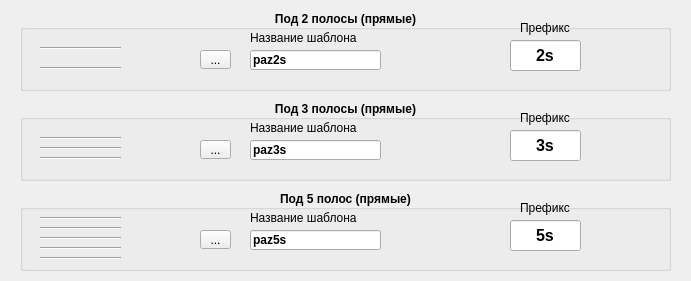
        <widget class="QWidget" name="page_pazpr">
         <property name="geometry">
          <rect>
           <x>0</x>
           <y>0</y>
           <width>691</width>
           <height>281</height>
          </rect>
         </property>
         <attribute name="icon">
          <iconset>
           <normaloff>ico/Icons8-Ios7-Editing-Line-Width.ico</normaloff>ico/Icons8-Ios7-Editing-Line-Width.ico</iconset>
         </attribute>
         <attribute name="label">
          <string>Настройки для вкладки Пазы прямые</string>
         </attribute>
         <widget class="QGroupBox" name="groupBox_11">
          <property name="geometry">
           <rect>
            <x>20</x>
            <y>10</y>
            <width>651</width>
            <height>81</height>
           </rect>
          </property>
          <property name="font">
           <font>
            <weight>75</weight>
            <bold>true</bold>
           </font>
          </property>
          <property name="title">
           <string>Под 2 полосы (прямые)</string>
          </property>
          <property name="alignment">
           <set>Qt::AlignCenter</set>
          </property>
          <widget class="QLineEdit" name="lineEdit_pazpr2_template">
           <property name="geometry">
            <rect>
             <x>230</x>
             <y>40</y>
             <width>131</width>
             <height>20</height>
            </rect>
           </property>
           <property name="text">
            <string>paz2s</string>
           </property>
          </widget>
          <widget class="QToolButton" name="toolButton_select_pazpr2_template">
           <property name="geometry">
            <rect>
             <x>180</x>
             <y>40</y>
             <width>31</width>
             <height>19</height>
            </rect>
           </property>
           <property name="font">
            <font>
             <weight>50</weight>
             <bold>false</bold>
            </font>
           </property>
           <property name="text">
            <string>...</string>
           </property>
          </widget>
          <widget class="QLineEdit" name="lineEdit_pazpr2_prefix">
           <property name="geometry">
            <rect>
             <x>490</x>
             <y>30</y>
             <width>71</width>
             <height>31</height>
            </rect>
           </property>
           <property name="font">
            <font>
             <pointsize>12</pointsize>
            </font>
           </property>
           <property name="text">
            <string>2s</string>
           </property>
           <property name="alignment">
            <set>Qt::AlignCenter</set>
           </property>
          </widget>
          <widget class="QLabel" name="label_27">
           <property name="geometry">
            <rect>
             <x>230</x>
             <y>20</y>
             <width>121</width>
             <height>16</height>
            </rect>
           </property>
           <property name="font">
            <font>
             <weight>50</weight>
             <bold>false</bold>
            </font>
           </property>
           <property name="text">
            <string>Название шаблона</string>
           </property>
          </widget>
          <widget class="QLabel" name="label_28">
           <property name="geometry">
            <rect>
             <x>500</x>
             <y>10</y>
             <width>61</width>
             <height>16</height>
            </rect>
           </property>
           <property name="font">
            <font>
             <weight>50</weight>
             <bold>false</bold>
            </font>
           </property>
           <property name="text">
            <string>Префикс</string>
           </property>
          </widget>
          <widget class="Line" name="line_6">
           <property name="geometry">
            <rect>
             <x>20</x>
             <y>30</y>
             <width>81</width>
             <height>16</height>
            </rect>
           </property>
           <property name="orientation">
            <enum>Qt::Horizontal</enum>
           </property>
          </widget>
          <widget class="Line" name="line_7">
           <property name="geometry">
            <rect>
             <x>20</x>
             <y>50</y>
             <width>81</width>
             <height>16</height>
            </rect>
           </property>
           <property name="orientation">
            <enum>Qt::Horizontal</enum>
           </property>
          </widget>
         </widget>
         <widget class="QGroupBox" name="groupBox_12">
          <property name="geometry">
           <rect>
            <x>20</x>
            <y>100</y>
            <width>651</width>
            <height>81</height>
           </rect>
          </property>
          <property name="font">
           <font>
            <weight>75</weight>
            <bold>true</bold>
           </font>
          </property>
          <property name="title">
           <string>Под 3 полосы (прямые)</string>
          </property>
          <property name="alignment">
           <set>Qt::AlignCenter</set>
          </property>
          <widget class="QLineEdit" name="lineEdit_pazpr3_template">
           <property name="geometry">
            <rect>
             <x>230</x>
             <y>40</y>
             <width>131</width>
             <height>20</height>
            </rect>
           </property>
           <property name="text">
            <string>paz3s</string>
           </property>
          </widget>
          <widget class="QToolButton" name="toolButton_select_pazpr3_template">
           <property name="geometry">
            <rect>
             <x>180</x>
             <y>40</y>
             <width>31</width>
             <height>19</height>
            </rect>
           </property>
           <property name="font">
            <font>
             <weight>50</weight>
             <bold>false</bold>
            </font>
           </property>
           <property name="text">
            <string>...</string>
           </property>
          </widget>
          <widget class="QLineEdit" name="lineEdit_pazpr3_prefix">
           <property name="geometry">
            <rect>
             <x>490</x>
             <y>30</y>
             <width>71</width>
             <height>31</height>
            </rect>
           </property>
           <property name="font">
            <font>
             <pointsize>12</pointsize>
            </font>
           </property>
           <property name="text">
            <string>3s</string>
           </property>
           <property name="alignment">
            <set>Qt::AlignCenter</set>
           </property>
          </widget>
          <widget class="QLabel" name="label_29">
           <property name="geometry">
            <rect>
             <x>230</x>
             <y>20</y>
             <width>121</width>
             <height>16</height>
            </rect>
           </property>
           <property name="font">
            <font>
             <weight>50</weight>
             <bold>false</bold>
            </font>
           </property>
           <property name="text">
            <string>Название шаблона</string>
           </property>
          </widget>
          <widget class="QLabel" name="label_30">
           <property name="geometry">
            <rect>
             <x>500</x>
             <y>10</y>
             <width>61</width>
             <height>16</height>
            </rect>
           </property>
           <property name="font">
            <font>
             <weight>50</weight>
             <bold>false</bold>
            </font>
           </property>
           <property name="text">
            <string>Префикс</string>
           </property>
          </widget>
          <widget class="Line" name="line_8">
           <property name="geometry">
            <rect>
             <x>20</x>
             <y>30</y>
             <width>81</width>
             <height>16</height>
            </rect>
           </property>
           <property name="orientation">
            <enum>Qt::Horizontal</enum>
           </property>
          </widget>
          <widget class="Line" name="line_9">
           <property name="geometry">
            <rect>
             <x>20</x>
             <y>50</y>
             <width>81</width>
             <height>16</height>
            </rect>
           </property>
           <property name="orientation">
            <enum>Qt::Horizontal</enum>
           </property>
          </widget>
          <widget class="Line" name="line_12">
           <property name="geometry">
            <rect>
             <x>20</x>
             <y>40</y>
             <width>81</width>
             <height>16</height>
            </rect>
           </property>
           <property name="orientation">
            <enum>Qt::Horizontal</enum>
           </property>
          </widget>
         </widget>
         <widget class="QGroupBox" name="groupBox_13">
          <property name="geometry">
           <rect>
            <x>20</x>
            <y>190</y>
            <width>651</width>
            <height>81</height>
           </rect>
          </property>
          <property name="font">
           <font>
            <weight>75</weight>
            <bold>true</bold>
           </font>
          </property>
          <property name="title">
           <string>Под 5 полос (прямые)</string>
          </property>
          <property name="alignment">
           <set>Qt::AlignCenter</set>
          </property>
          <widget class="QLineEdit" name="lineEdit_pazpr5_template">
           <property name="geometry">
            <rect>
             <x>230</x>
             <y>40</y>
             <width>131</width>
             <height>20</height>
            </rect>
           </property>
           <property name="text">
            <string>paz5s</string>
           </property>
          </widget>
          <widget class="QToolButton" name="toolButton_select_pazpr5_template">
           <property name="geometry">
            <rect>
             <x>180</x>
             <y>40</y>
             <width>31</width>
             <height>19</height>
            </rect>
           </property>
           <property name="font">
            <font>
             <weight>50</weight>
             <bold>false</bold>
            </font>
           </property>
           <property name="text">
            <string>...</string>
           </property>
          </widget>
          <widget class="QLineEdit" name="lineEdit_pazpr5_prefix">
           <property name="geometry">
            <rect>
             <x>490</x>
             <y>30</y>
             <width>71</width>
             <height>31</height>
            </rect>
           </property>
           <property name="font">
            <font>
             <pointsize>12</pointsize>
            </font>
           </property>
           <property name="text">
            <string>5s</string>
           </property>
           <property name="alignment">
            <set>Qt::AlignCenter</set>
           </property>
          </widget>
          <widget class="QLabel" name="label_31">
           <property name="geometry">
            <rect>
             <x>230</x>
             <y>20</y>
             <width>121</width>
             <height>16</height>
            </rect>
           </property>
           <property name="font">
            <font>
             <weight>50</weight>
             <bold>false</bold>
            </font>
           </property>
           <property name="text">
            <string>Название шаблона</string>
           </property>
          </widget>
          <widget class="QLabel" name="label_32">
           <property name="geometry">
            <rect>
             <x>500</x>
             <y>10</y>
             <width>61</width>
             <height>16</height>
            </rect>
           </property>
           <property name="font">
            <font>
             <weight>50</weight>
             <bold>false</bold>
            </font>
           </property>
           <property name="text">
            <string>Префикс</string>
           </property>
          </widget>
          <widget class="Line" name="line_10">
           <property name="geometry">
            <rect>
             <x>20</x>
             <y>50</y>
             <width>81</width>
             <height>16</height>
            </rect>
           </property>
           <property name="orientation">
            <enum>Qt::Horizontal</enum>
           </property>
          </widget>
          <widget class="Line" name="line_13">
           <property name="geometry">
            <rect>
             <x>20</x>
             <y>40</y>
             <width>81</width>
             <height>16</height>
            </rect>
           </property>
           <property name="orientation">
            <enum>Qt::Horizontal</enum>
           </property>
          </widget>
          <widget class="Line" name="line_11">
           <property name="geometry">
            <rect>
             <x>20</x>
             <y>30</y>
             <width>81</width>
             <height>16</height>
            </rect>
           </property>
           <property name="orientation">
            <enum>Qt::Horizontal</enum>
           </property>
          </widget>
          <widget class="Line" name="line_14">
           <property name="geometry">
            <rect>
             <x>20</x>
             <y>20</y>
             <width>81</width>
             <height>16</height>
            </rect>
           </property>
           <property name="orientation">
            <enum>Qt::Horizontal</enum>
           </property>
          </widget>
          <widget class="Line" name="line_15">
           <property name="geometry">
            <rect>
             <x>20</x>
             <y>60</y>
             <width>81</width>
             <height>16</height>
            </rect>
           </property>
           <property name="orientation">
            <enum>Qt::Horizontal</enum>
           </property>
          </widget>
         </widget>
        </widget>
